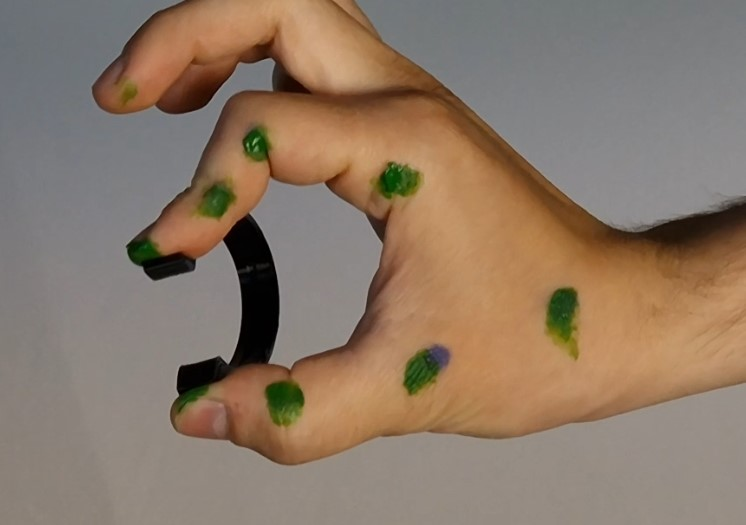
#> input picture Screenshot_4.jpg, 746 x 525 px
$ python hsv_filter.py
#> lines starting #> are read from the running program, lines starting #| are printed output that depends on the picture; after the words box and inside, x2 and y2 are one past the last pixel; in counts of white or black regions, pixels touching at a corner belong together
import cv2
import sys
import numpy as np

def nothing(x):
    pass

# Create a window
cv2.namedWindow('image')

# create trackbars for color change
cv2.createTrackbar('HMin','image',0,179,nothing) # Hue is from 0-179 for Opencv
#> slider 'HMin' is set to 35
cv2.createTrackbar('SMin','image',0,255,nothing)
#> slider 'SMin' is set to 51
cv2.createTrackbar('VMin','image',0,255,nothing)
#> slider 'VMin' is set to 51
cv2.createTrackbar('HMax','image',0,179,nothing)
#> slider 'HMax' is set to 179
cv2.createTrackbar('SMax','image',0,255,nothing)
#> slider 'SMax' is set to 255
cv2.createTrackbar('VMax','image',0,255,nothing)
#> slider 'VMax' is set to 255

# Set default value for MAX HSV trackbars.
cv2.setTrackbarPos('HMax', 'image', 179)
cv2.setTrackbarPos('SMax', 'image', 255)
cv2.setTrackbarPos('VMax', 'image', 255)

# Initialize to check if HSV min/max value changes
hMin = sMin = vMin = hMax = sMax = vMax = 0
phMin = psMin = pvMin = phMax = psMax = pvMax = 0

img = cv2.imread('Screenshot_4.jpg')
#> img is the input picture: shape (525, 746, 3); mean B, G, R 103.6, 120.7, 140.2
img = cv2.resize(img, (1000, 500))
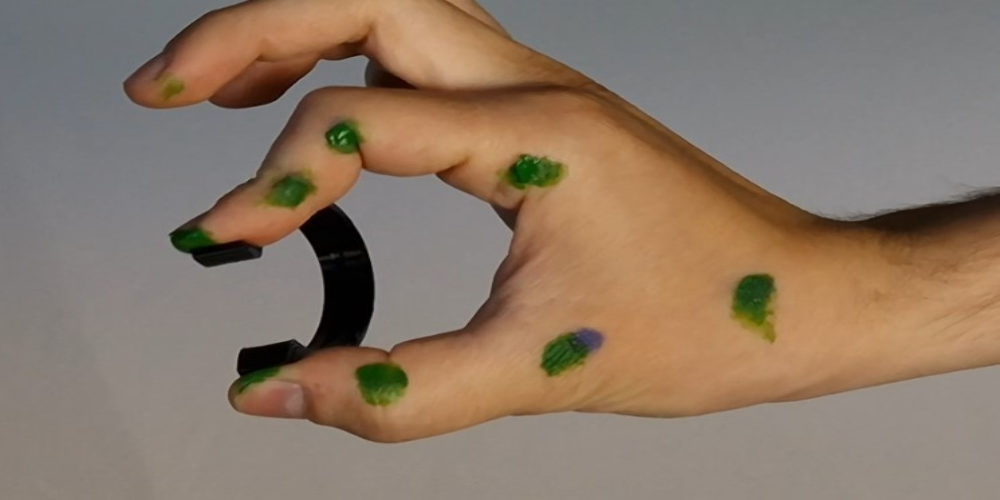
#> img: shape (500, 1000, 3); mean B, G, R 103.5, 120.6, 140.1
output = img
waitTime = 33

while(1):

    # get current positions of all trackbars
    hMin = cv2.getTrackbarPos('HMin','image')
    sMin = cv2.getTrackbarPos('SMin','image')
    vMin = cv2.getTrackbarPos('VMin','image')

    hMax = cv2.getTrackbarPos('HMax','image')
    sMax = cv2.getTrackbarPos('SMax','image')
    vMax = cv2.getTrackbarPos('VMax','image')

    # Set minimum and max HSV values to display
    lower = np.array([hMin, sMin, vMin])
    upper = np.array([hMax, sMax, vMax])

    # Create HSV Image and threshold into a range.
    hsv = cv2.cvtColor(img, cv2.COLOR_BGR2HSV)
#> hsv: shape (500, 1000, 3); mean H, S, V 42.2, 69.5, 141.6
    mask = cv2.inRange(hsv, lower, upper)
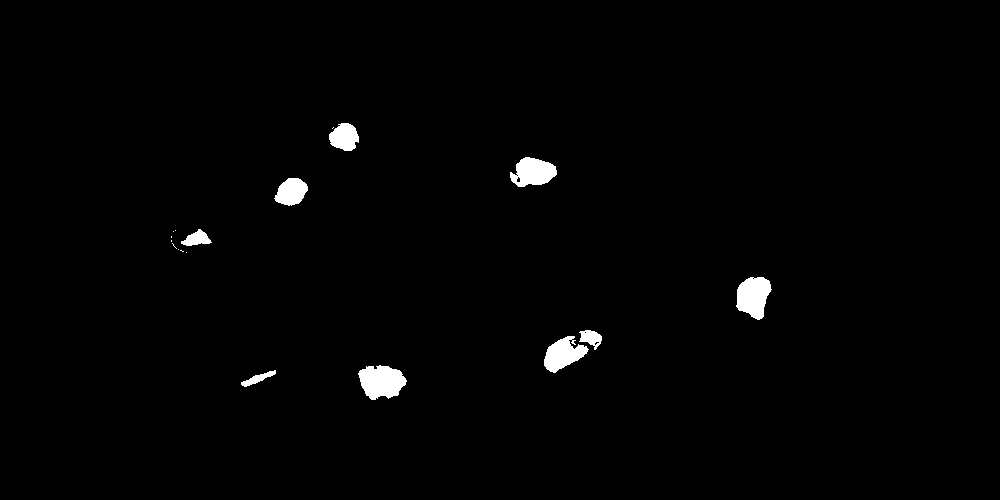
#> mask: shape (500, 1000); 1.3% white; 18 white regions (9 under 20 px), largest, box (x1, y1, x2, y2) and area: (358, 365, 407, 400) 1217, (736, 277, 772, 320) 1086, (510, 157, 557, 187) 974
    output = cv2.bitwise_and(img,img, mask= mask)

    # Print if there is a change in HSV value
    if( (phMin != hMin) | (psMin != sMin) | (pvMin != vMin) | (phMax != hMax) | (psMax != sMax) | (pvMax != vMax) ):
        print("-----------------------------------------")
        print("hMin = %d\nsMin = %d\nvMin = %d\nhMax = %d\nsMax = %d\nvMax = %d" % (hMin , sMin , vMin, hMax, sMax , vMax))
        phMin = hMin
        psMin = sMin
        pvMin = vMin
        phMax = hMax
        psMax = sMax
        pvMax = vMax

    # Display output image
    cv2.imshow('image',output)

    # Wait longer to prevent freeze for videos.
    if cv2.waitKey(waitTime) & 0xFF == ord('q'):
#> (key q is pressed here)
        break

cv2.destroyAllWindows()

$ run again, with Screenshot_1.jpg copied over Screenshot_4.jpg
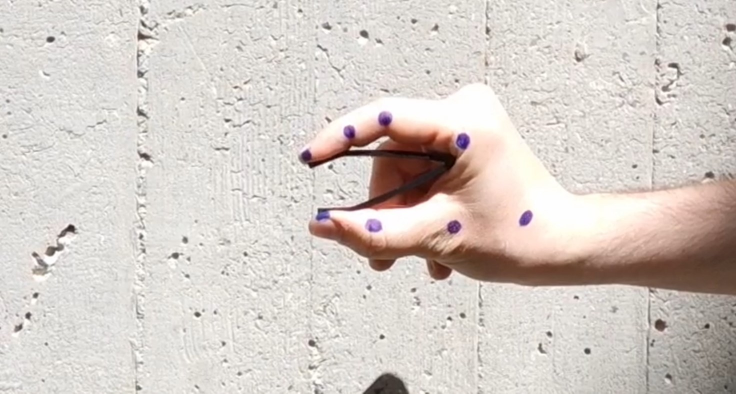
#> input picture Screenshot_1.jpg, 1472 x 787 px (shown at 1/2 size)
#> img is the input picture: shape (787, 1472, 3); mean B, G, R 199.4, 205.3, 213.5
#> `img = cv2.resize(img, (1000, 500))`:
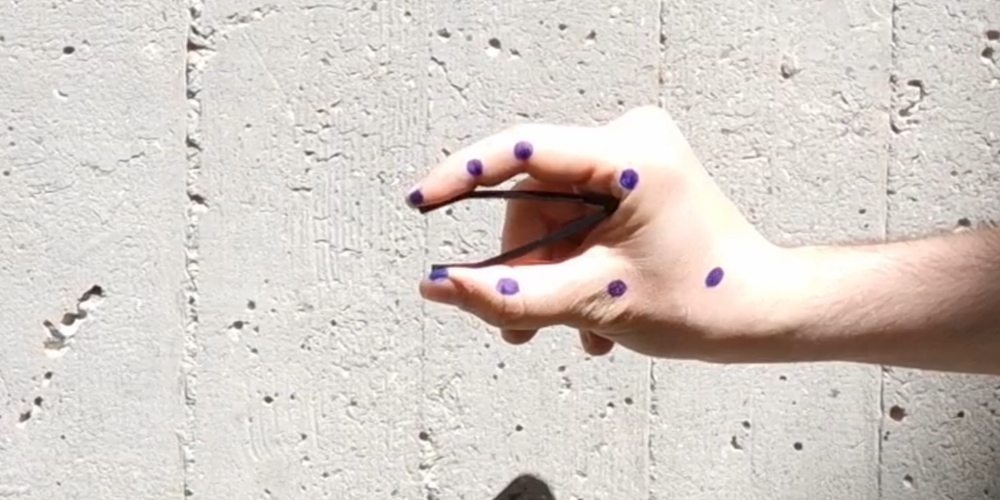
#> img: shape (500, 1000, 3); mean B, G, R 199.3, 205.2, 213.4
#> hsv: shape (500, 1000, 3); mean H, S, V 19, 21.8, 213.5
#> `mask = cv2.inRange(hsv, lower, upper)`:
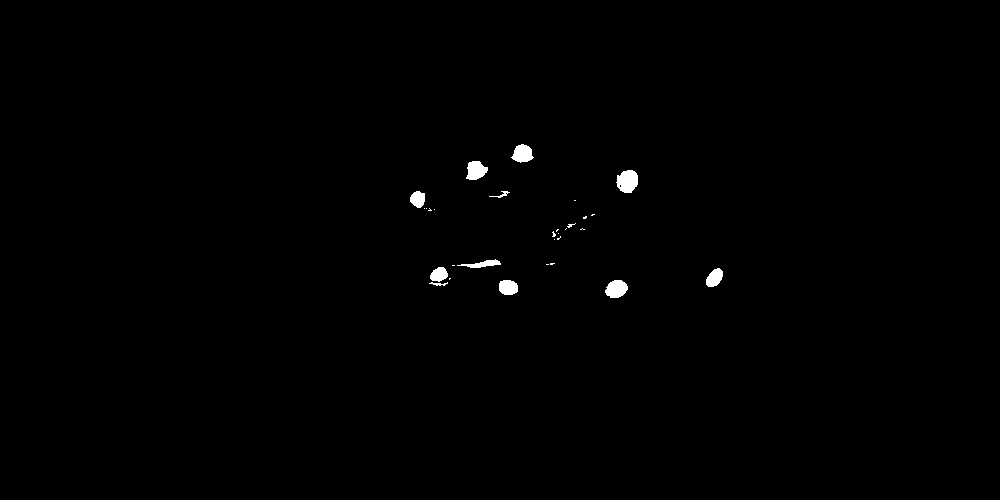
#> mask: shape (500, 1000); 0.5% white; 30 white regions (19 under 20 px), largest, box (x1, y1, x2, y2) and area: (616, 170, 638, 193) 390, (605, 280, 628, 298) 312, (466, 161, 488, 180) 301

$ run again, with Screenshot_2.jpg copied over Screenshot_4.jpg
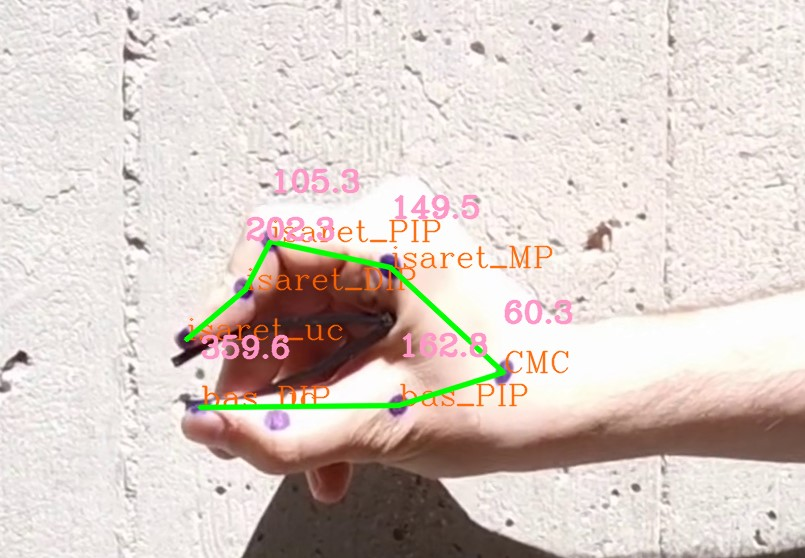
#> input picture Screenshot_2.jpg, 805 x 558 px
#> img is the input picture: shape (558, 805, 3); mean B, G, R 199.3, 205.8, 217.8
#> img: shape (500, 1000, 3)
#> hsv: shape (500, 1000, 3); mean H, S, V 21.9, 31.6, 219.7
#> `mask = cv2.inRange(hsv, lower, upper)`:
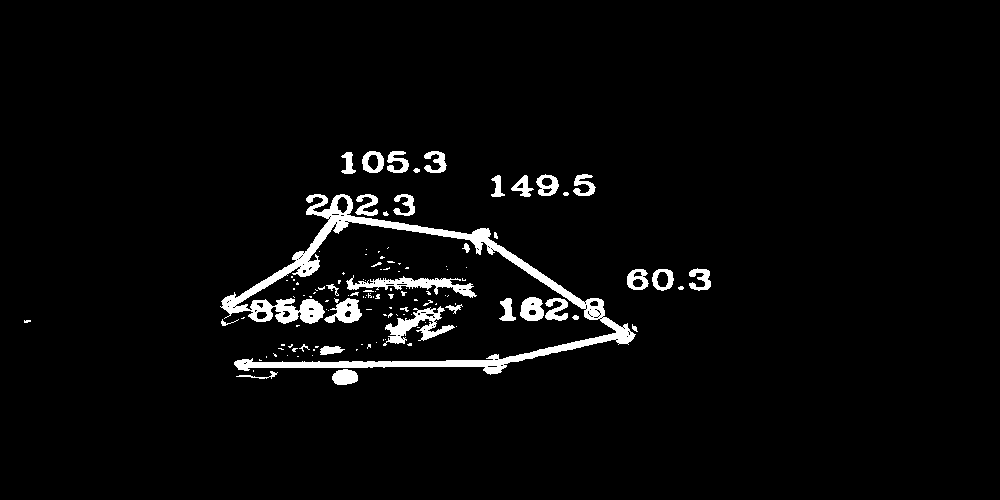
#> mask: shape (500, 1000); 3.5% white; 127 white regions (89 under 20 px), largest, box (x1, y1, x2, y2) and area: (220, 194, 636, 375) 9107, (346, 275, 477, 298) 1045, (383, 306, 455, 346) 1020
#> `output = cv2.bitwise_and(img,img, mask= mask)`:
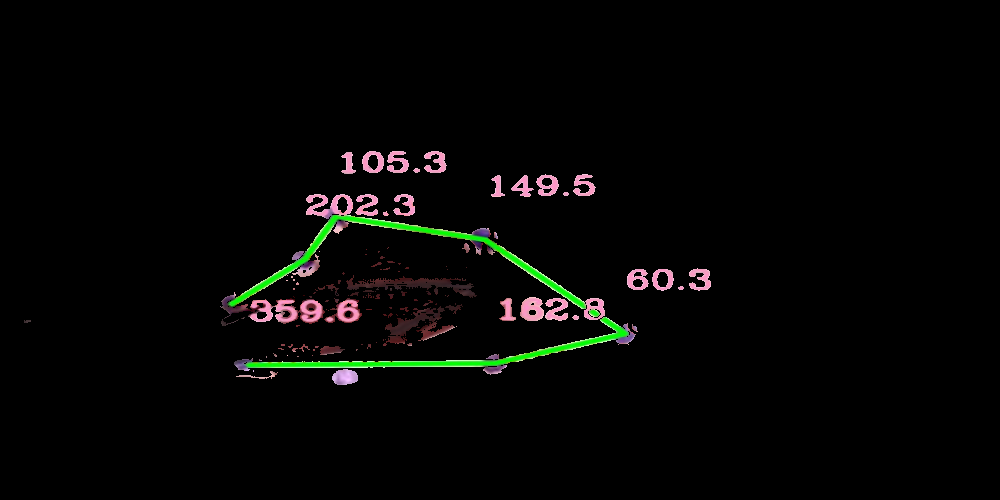
#> output: shape (500, 1000, 3); mean B, G, R 4, 5.4, 5
